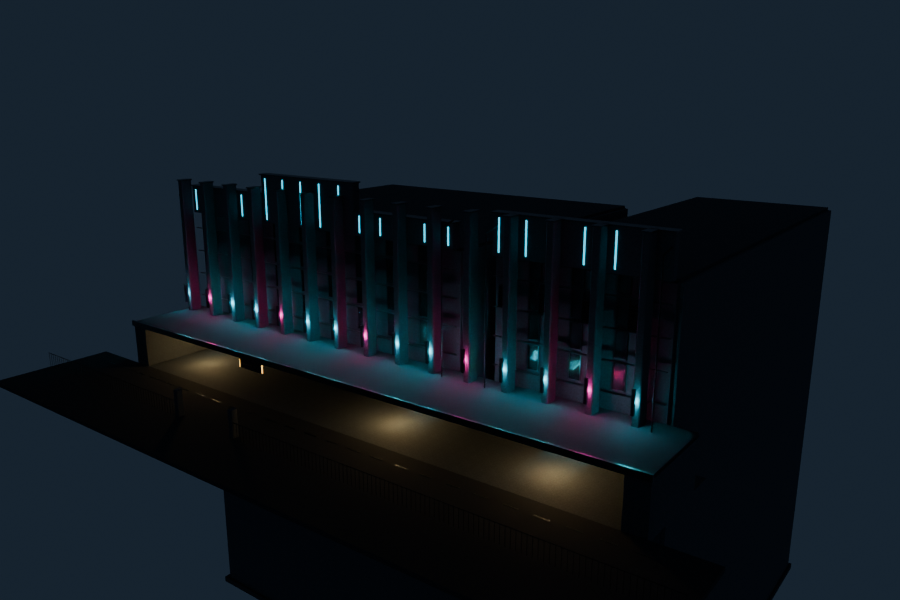
#> input picture ProjectSquidGenesis/docs/inspection/exterior.png, 900 x 600 px, given in place of castle_stone.jpg, which was not available
$ python materials.py
#> lines starting #> are read from the running program, lines starting #| are printed output that depends on the picture; pictures that were not available may be replaced by others from this repository, and a replacement may not be noted
#> in build, raw is the input picture: PIL image 900x600 RGBA; mean R, G, B, A 16.7, 25.2, 32.6, 255
"""Material library -> genuine mipmapped D3D9 TXDs (DXT1/DXT5 via Pillow, written by
DragonFF gtaLib). 9 sources are actual image-generation outputs (development/ai_textures);
the rest are deterministic procedural or AI-derived textures. No scene rendering."""
from __future__ import annotations
import hashlib, io, json, math
from collections import namedtuple
from pathlib import Path
import numpy as np
from PIL import Image, ImageDraw, ImageFilter
from scipy.ndimage import gaussian_filter
from fortlib import RW_VERSION
from gtaLib import txd

ROOT = Path(__file__).resolve().parent.parent
AI = {'rf_stone': 'castle_stone', 'rf_slate': 'roof_slate', 'rf_marble': 'marble_floor', 'rf_wood': 'dark_wood',
      'rf_cobble': 'cobble_paving', 'rf_dungeon': 'dungeon_stone', 'rf_banner': 'royal_banner',
      'rf_iron': 'forged_iron', 'rf_grass': 'meadow_grass'}
GROUPS = {
    'rf_struct': ['rf_stone', 'rf_stonedark', 'rf_slate', 'rf_cobble', 'rf_plaster', 'rf_ceiling', 'rf_marble',
                  'rf_dungeon', 'rf_rock', 'rf_iron', 'rf_wood', 'rf_woodlight', 'rf_glass', 'rf_stained', 'rf_gold'],
    'rf_deco': ['rf_carpetblue', 'rf_carpetred', 'rf_banner', 'rf_fabricred', 'rf_fabricblue', 'rf_books', 'rf_paint1',
                'rf_paint2', 'rf_paint3', 'rf_map', 'rf_fire', 'rf_candle', 'rf_lamp', 'rf_parchment', 'rf_bronze',
                'rf_whitemarble', 'rf_copper', 'rf_hay', 'rf_waterfx'],
    'rf_nature': ['rf_grass', 'rf_dirt', 'rf_gravel', 'rf_sand', 'rf_hedge', 'rf_leaf', 'rf_bark', 'rf_flowers'],
}
ALPHA = {'rf_glass', 'rf_fire', 'rf_leaf', 'rf_waterfx'}
TEX_GROUP = {t: g for g, ts in GROUPS.items() for t in ts}
RNG = np.random.default_rng(77901)


def seamless(im, size=1024):
#> called with size = 1024
    a = np.asarray(im.convert('RGB').resize((size, size), Image.Resampling.LANCZOS), dtype=np.float32)
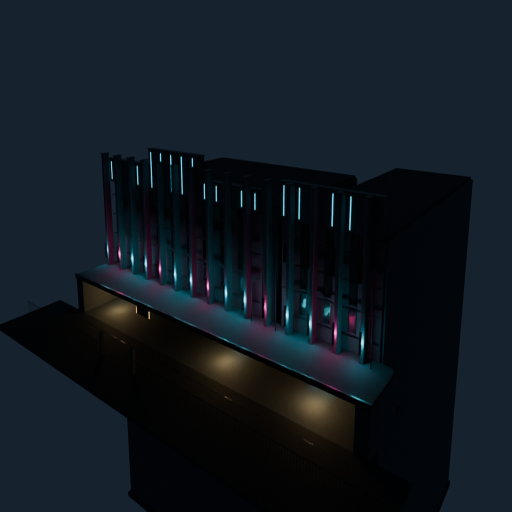
#> a: shape (1024, 1024, 3) float32 (shown at 1/2 size); mean R, G, B 16.7, 25.2, 32.6
    dx = (a[:, -1] - a[:, 0]).copy(); dy = (a[-1, :] - a[0, :]).copy()
#> after `dx = (a[:, -1] - a[:, 0]).copy()`: dx = 1024 rows, first 8: [-2, 2, 2], [-1, 1, 1], [2, 1, 0], [1, 0, -1], [0, 0, 0], [0, 0, 0], [0, 0, 0], [-1, -1, -1]
#> after `dy = (a[-1, :] - a[0, :]).copy()`: dy = 1024 rows, first 8: [2, 2, -2], [0, 0, -1], [1, 1, 1], [1, 1, 0], [-1, 0, 0], [-1, 1, 0], [-1, 0, 0], [0, 1, 0]
    x = np.linspace(-.5, .5, size)[None, :, None]; y = np.linspace(-.5, .5, size)[:, None, None]
    a -= dx[:, None, :] * x; a -= dy[None, :, :] * y
#> after `a -= dy[None, :, :] * y`:
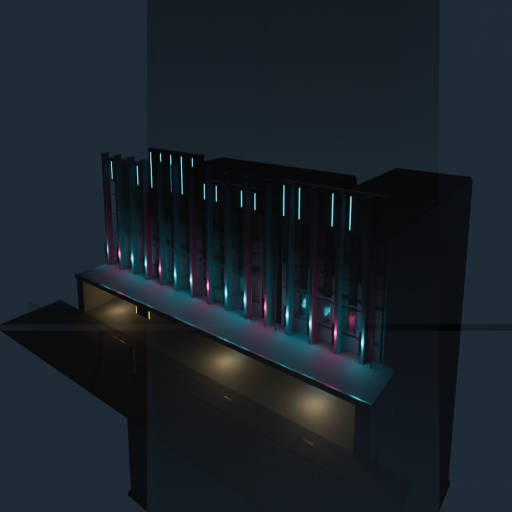
#> a: shape (1024, 1024, 3) float32 (shown at 1/2 size); mean R, G, B 16.7, 25.2, 32.6; drawn with min black and max white
    return Image.fromarray(np.clip(a, 0, 255).astype(np.uint8)).convert('RGBA')


def noise(n, sigma, seed=None):
    r = np.random.default_rng(seed) if seed is not None else RNG
    a = gaussian_filter(r.normal(size=(n, n)), sigma, mode='wrap'); return a / max(1e-6, a.std())


# [11 lines left out: functions from_array, tint, not called in this run]


def solid_noise(color, n=512, amp=10, sigma=2.0, fine=3, seed=None):
    nz = noise(n, sigma, seed)[:, :, None]
    return from_array(np.asarray(color, float)[None, None, :] + nz * amp + RNG.normal(0, fine, (n, n, 1)))


# [154 lines left out: functions lattice, procedural, not called in this run]


def dds_pixels(image, fmt):
    b = io.BytesIO(); image.save(b, format='DDS', pixel_format=fmt); data = b.getvalue()
    assert data[:4] == b'DDS ' and data[84:88] == fmt.encode('ascii'); return data[128:]


# [16 lines left out: functions mips, native, not called in this run]


def build():
    src = ROOT / 'development' / 'ai_textures'; out = ROOT / 'assets' / 'txd'; out.mkdir(parents=True, exist_ok=True)
    img = {}; manifest = []
    for name, stem in AI.items():
#> (the run stopped early here; a loop or call above may not have finished)

$ run again, on ProjectSquidGenesis/docs/inspection/tug.png
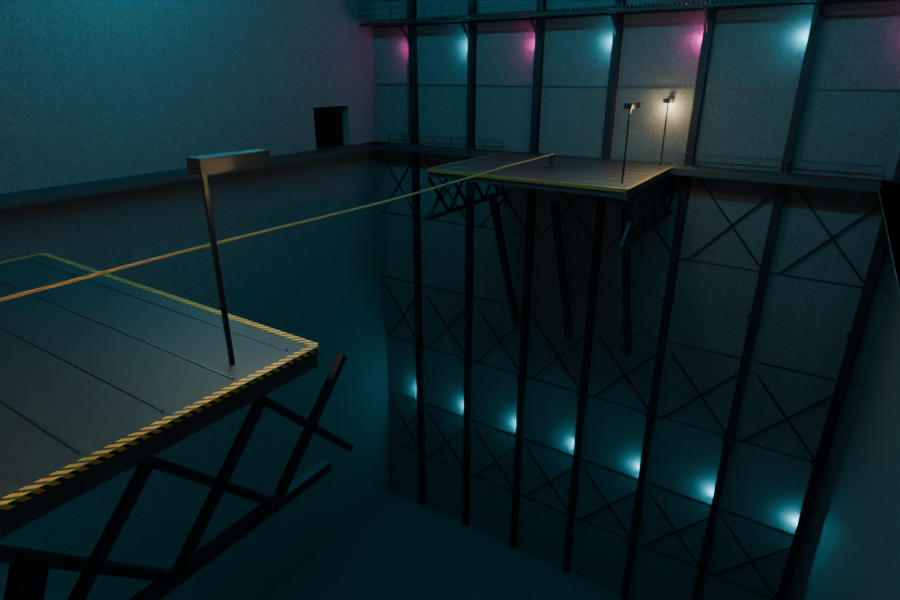
#> input picture ProjectSquidGenesis/docs/inspection/tug.png, 900 x 600 px, given in place of castle_stone.jpg, which was not available
#> in build, raw is the input picture: PIL image 900x600 RGBA; mean R, G, B, A 15.6, 37, 42.4, 255
#> dx = 1024 rows, first 8: [-4, -62, -66], [7, -58, -63], [23, -51, -58], [28, -48, -55], [24, -48, -53], [22, -48, -52], [20, -48, -52], [22, -48, -51]
#> dy = 1024 rows, first 8: [-24, -56, -61], [-16, -44, -49], [-16, -42, -49], [-17, -62, -70], [-18, -79, -90], [-21, -82, -96], [-20, -78, -93], [-21, -75, -87]
#> in seamless, `a -= dy[None, :, :] * y`:
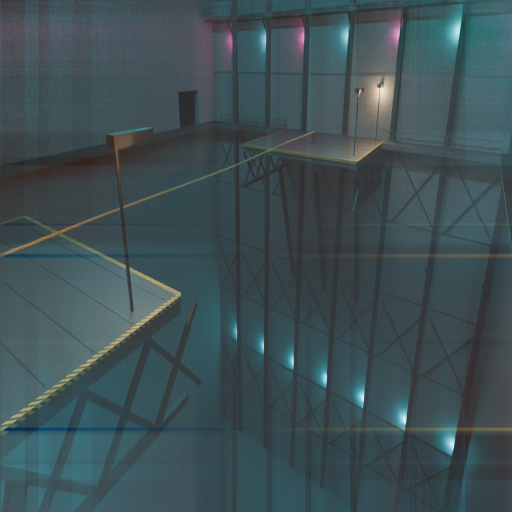
#> a: shape (1024, 1024, 3) float32 (shown at 1/2 size); mean R, G, B 15.6, 37, 42.4; drawn with min black and max white
#> in seamless, `return Image.fromarray(np.clip(a, 0, 255).astype(np.uint8)).convert('R..`:
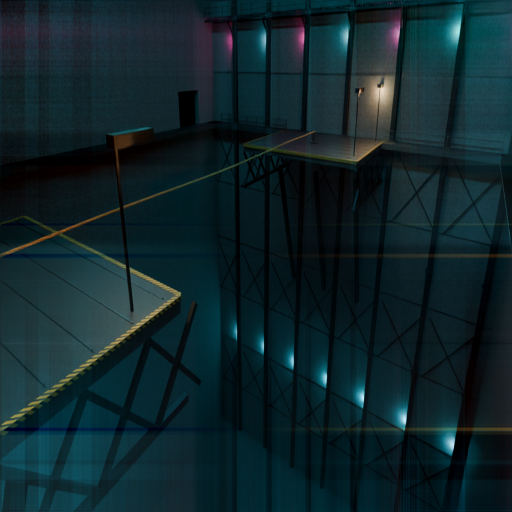
#> returned value: PIL image 1024x1024 RGBA (shown at 1/2 size); mean R, G, B, A 15.4, 36.6, 41.9, 255
